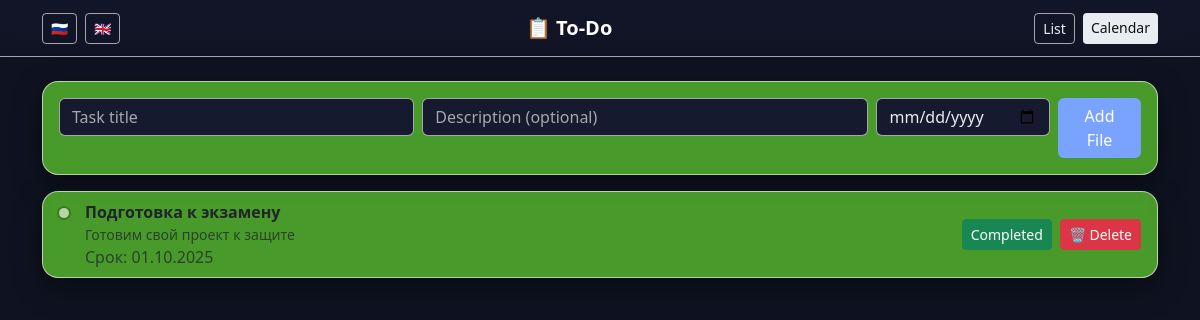
Screenshot of /?lang=en with the database file from the repository.
### tables this page shows
CREATE TABLE tasks (
            id INTEGER PRIMARY KEY AUTOINCREMENT,
            title TEXT NOT NULL,
            description TEXT,
            due_date TEXT, -- ISO формат YYYY-MM-DD
            complete INTEGER NOT NULL DEFAULT 0,
            created_at TEXT DEFAULT (datetime('now')),
            completed_at TEXT
        );

### app.py (the view)
@app.route("/")
def index():
    conn = get_db_connection()
    tasks = conn.execute(
        "SELECT * FROM tasks ORDER BY complete ASC, due_date IS NULL, due_date ASC, id DESC"
    ).fetchall()
    conn.close()
    has_today = any(is_today(t) and not t["complete"] for t in tasks)
    return render_template("index.html", tasks=tasks, is_overdue=is_overdue, is_today=is_today, has_today=has_today)

### app.py (called while the page is built)
@app.context_processor
def inject_translations():
    lang = request.args.get("lang", "ru")
    return dict(
        t=translations.get(lang, translations["ru"]),
        current_lang=lang
    )

def get_db_connection():
    conn = sqlite3.connect(DB_PATH)
    conn.row_factory = sqlite3.Row
    return conn

@app.template_filter("human_date")
def human_date(value):
    if not value:
        return ""
    try:
        d = datetime.strptime(value, "%Y-%m-%d").date()
        return d.strftime("%d.%m.%Y")
    except Exception:
        return value

def is_overdue(task):
    if task["complete"]:
        return False
    due = task["due_date"]
    if not due:
        return False
    try:
        d = datetime.strptime(due, "%Y-%m-%d").date()
        return d < date.today()
    except:
        return False

def is_today(task):
    due = task["due_date"]
    if not due:
        return False
    try:
        d = datetime.strptime(due, "%Y-%m-%d").date()
        return d == date.today()
    except:
        return False

### templates/index.html (shortened to what this page needs)
{% extends "base.html" %}
{% block content %}
<div class="card card-glass mb-3">
  <div class="card-body">
    <form action="{{ url_for('add') }}" method="post" class="row g-2 align-items-start">
      <div class="col-12 col-md-4">
        <input type="text" name="title" class="form-control form-control-dark" placeholder="{{ t['task_title'] }}" required>
      </div>
      <div class="col-12 col-md-5">
        <input type="text" name="description" class="form-control form-control-dark" placeholder="{{ t['task_description'] }}">
      </div>
      <div class="col-8 col-md-2">
        <input type="date" name="due_date" class="form-control form-control-dark" placeholder="{{ t['task_due'] }}">
      </div>
      <div class="col-4 col-md-1 d-grid">
        <button type="submit" class="btn btn-primary">{{ t["add_task"] }}</button>
      </div>
    </form>
  </div>
</div>
<ul class="list-group list-group-flush shadow-soft">
  {% for task in tasks %}
  <li class="list-group-item item-dark d-flex flex-column flex-md-row justify-content-between align-items-start align-items-md-center gap-2">
    <div class="d-flex align-items-start gap-3">
      <div class="status-dot {% if task.complete %}done{% elif is_overdue(task) %}overdue{% elif is_today(task) %}today{% endif %}"></div>
      <div>
        <div class="fw-semibold {% if task.complete %}text-decoration-line-through opacity-75{% endif %}">
          {{ task.title }}
        </div>
        {% if task.description %}
          <div class="text-muted small">{{ task.description }}</div>
        {% endif %}
        {% if task.due_date %}
          <div class="text-muted xsmall">Срок: {{ task.due_date|human_date }}</div>
        {% endif %}
      </div>
    </div>
    <div class="d-flex gap-2">
      {% if not task.complete %}
        <a href="{{ url_for('complete', task_id=task.id) }}" class="btn btn-success btn-sm">{{ t["complete"] }}</a>
      {% else %}
        <a href="{{ url_for('uncomplete', task_id=task.id) }}" class="btn btn-outline-secondary btn-sm">{{ t["uncomplete"] }}</a>
      {% endif %}
      <a href="{{ url_for('delete', task_id=task.id) }}" class="btn btn-danger btn-sm">🗑 {{ t["delete"] }}</a>
    </div>
  </li>
  {% endfor %}
</ul>
{% endblock %}

### static/style.css (style rules this page uses)
:root { --bg: #0f1220; --bg-soft: #151a2e; --bg-glass: rgba(106, 232, 49, 0.64); --text: #e9ecf1; --muted: rgba(248, 248, 246, 0.64); --primary: #7aa2ff; --success: #5ad19a; --danger: #ff7171; --info: #67d4ff; --border: rgba(248, 248, 246, 0.64); --shadow: 0 10px 30px rgba(0,0,0,0.35); }
html, body { background: var(--bg); color: var(--text); }
.bg-app { background: var(--bg); }
.text-app { color: var(--text); }
.card-glass, .shadow-soft { background: var(--bg-glass); backdrop-filter: blur(6px); border: 1px solid var(--border); box-shadow: var(--shadow); border-radius: 16px; }
.list-group-flush .list-group-item { background: transparent; border-color: var(--bg-glass); }
.item-dark { background: linear-gradient(180deg, rgba(255,255,255,0.03), rgba(163, 178, 154, 0.64)); }
.form-control-dark { background: var(--bg-soft); color: var(--text); border: 1px solid var(--border); }
.form-control-dark::placeholder { color: var(--muted); }
.btn-primary { background: var(--primary); border: none; }
.status-dot { width: 10px; height: 10px; border-radius: 50%; margin-top: 8px; background: var(--muted); box-shadow: 0 0 0 2px rgba(0,0,0,0.2); }

### rows the page displays
tasks: complete 0 (drawn), title "Подготовка к экзамену", description "Готовим свой проект к защите", due_date|human_date "01.10.2025", complete "Completed", delete "Delete"

### other values shown
{{ t["list"] }} "List"
{{ t["calendar"] }} "Calendar"
{{ t["add_task"] }} "Add File"
